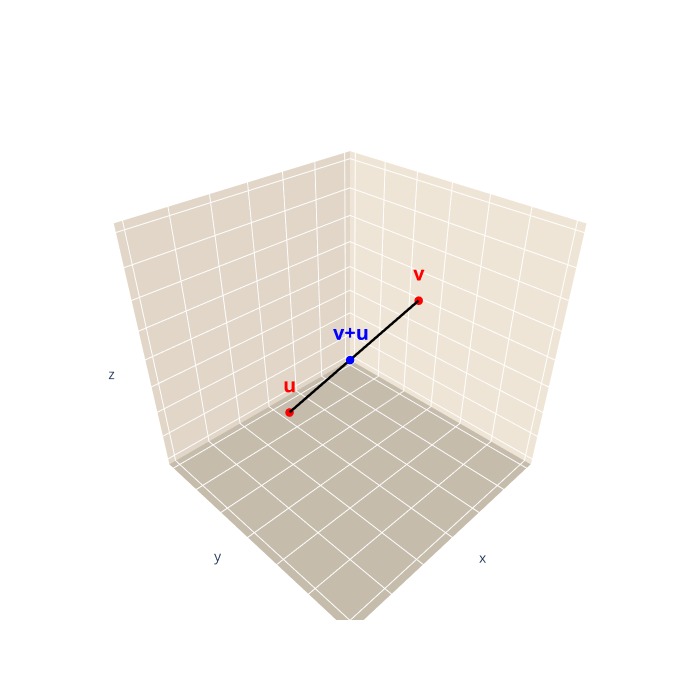

Write notebook code for a chart like this one.
### Code cell
import plotly.graph_objects as go


# x-,y- and z-coordinates of points v, u, u+v and 0, and the colors for them.
x = [1, 2, 3, 0]
y = [2, 1, 3, 0]
z = [3, 1, 4, 0]
color=['red','red','blue','black']


fig = go.Figure()

# Plot the points.
fig.add_trace(go.Scatter3d(
    x=x,
    y=y,
    z=z,
    mode='markers',
    marker=dict(size=5, color=color)
))

# Plot the lines. 
color2=['black','black','red', 'red', 'blue']
n=0
for i in range(2,4):
    for j in range(0,i):
        fig.add_trace(go.Scatter3d(
            x=[x[i],x[j]],
            y=[y[i],y[j]],
            z=[z[i],z[j]],
            mode='lines', 
            line=dict(color=color2[n], width=5)
        ))
        n+=1
        
# Figure size and axis colors.
fig.update_layout(
    width=700,
    height=700,
    showlegend=False,
    scene=dict(
        aspectmode='cube',

        xaxis=dict(
            showbackground=True, showgrid=True,
            backgroundcolor='rgba(220,210,195,0.92)',
            showline=True, linecolor='rgba(120,120,120,0.4)', linewidth=1,
            ticks='', zeroline=False,showticklabels=False
        ),
        yaxis=dict(
            showbackground=True, showgrid=True,
            backgroundcolor='rgba(205,195,180,0.92)',
            showline=True, linecolor='rgba(120,120,120,0.4)', linewidth=1,
            ticks='', zeroline=False,showticklabels=False
        ),
        zaxis=dict(
            showbackground=True, showgrid=True,
            backgroundcolor='rgba(185,175,160,0.95)',
            showline=True, linecolor='rgba(120,120,120,0.4)', linewidth=1,
            ticks='', zeroline=False,showticklabels=False
        )
    )
)

# Add the labels.
text=["<b>v</b>", "<b>u</b>", "<b>v+u</b>", "<b>0</b>"]
fig.add_trace(go.Scatter3d(
    x=x,
    y=y,
    z=z,
    text=text,
    mode='text', 
    textfont=dict(size=20, color=color)
))


fig.show()

### Figure 1 — Plotly figure (JSON) as saved in the notebook; plotly's stock layout.template omitted (floating-point values rounded to 4 significant figures)
{"data": [{"marker": {"color": ["red", "red", "blue", "black"], "size": 5}, "mode": "markers", "type": "scatter3d", "x": [1, 2, 3, 0], "y": [2, 1, 3, 0], "z": [3, 1, 4, 0]}, {"line": {"color": "black", "width": 5}, "mode": "lines", "type": "scatter3d", "x": [3, 1], "y": [3, 2], "z": [4, 3]}, {"line": {"color": "black", "width": 5}, "mode": "lines", "type": "scatter3d", "x": [3, 2], "y": [3, 1], "z": [4, 1]}, {"line": {"color": "red", "width": 5}, "mode": "lines", "type": "scatter3d", "x": [0, 1], "y": [0, 2], "z": [0, 3]}, {"line": {"color": "red", "width": 5}, "mode": "lines", "type": "scatter3d", "x": [0, 2], "y": [0, 1], "z": [0, 1]}, {"line": {"color": "blue", "width": 5}, "mode": "lines", "type": "scatter3d", "x": [0, 3], "y": [0, 3], "z": [0, 4]}, {"mode": "text", "text": ["<b>v</b>", "<b>u</b>", "<b>v+u</b>", "<b>0</b>"], "textfont": {"color": ["red", "red", "blue", "black"], "size": 20}, "type": "scatter3d", "x": [1, 2, 3, 0], "y": [2, 1, 3, 0], "z": [3, 1, 4, 0]}], "layout": {"height": 700, "scene": {"aspectmode": "cube", "xaxis": {"backgroundcolor": "rgba(220,210,195,0.92)", "linecolor": "rgba(120,120,120,0.4)", "linewidth": 1, "showbackground": true, "showgrid": true, "showline": true, "showticklabels": false, "ticks": "", "zeroline": false}, "yaxis": {"backgroundcolor": "rgba(205,195,180,0.92)", "linecolor": "rgba(120,120,120,0.4)", "linewidth": 1, "showbackground": true, "showgrid": true, "showline": true, "showticklabels": false, "ticks": "", "zeroline": false}, "zaxis": {"backgroundcolor": "rgba(185,175,160,0.95)", "linecolor": "rgba(120,120,120,0.4)", "linewidth": 1, "showbackground": true, "showgrid": true, "showline": true, "showticklabels": false, "ticks": "", "zeroline": false}}, "showlegend": false, "width": 700}}
